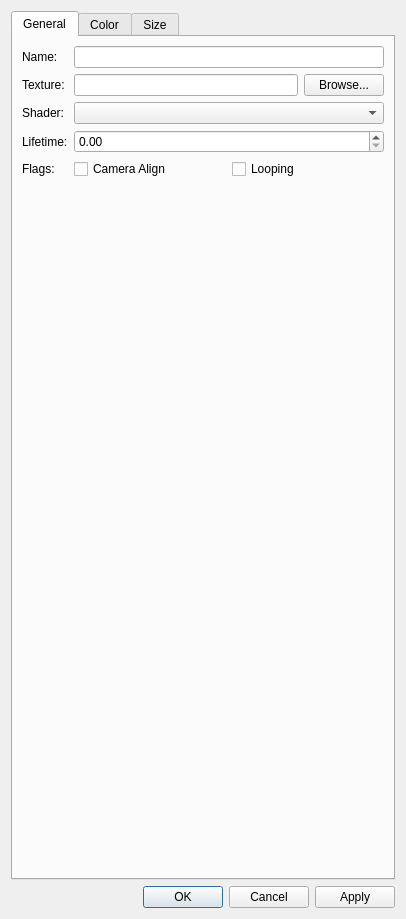
<?xml version="1.0" encoding="UTF-8"?>
<ui version="4.0">
 <class>SphereEditDialog</class>
 <widget class="QDialog" name="SphereEditDialog">
  <property name="windowTitle">
   <string>Sphere Properties</string>
  </property>
  <layout class="QVBoxLayout" name="verticalLayout">
   <item>
    <widget class="QTabWidget" name="tabWidget">
     <property name="currentIndex">
      <number>0</number>
     </property>
     <widget class="QWidget" name="generalTab">
      <attribute name="title">
       <string>General</string>
      </attribute>
      <layout class="QFormLayout" name="generalFormLayout">
       <item row="0" column="0">
        <widget class="QLabel" name="nameLabel">
         <property name="text">
          <string>Name:</string>
         </property>
         <property name="buddy">
          <cstring>nameEdit</cstring>
         </property>
        </widget>
       </item>
       <item row="0" column="1">
      <widget class="QLineEdit" name="nameEdit">
       <property name="maxLength">
        <number>31</number>
       </property>
      </widget>
       </item>
       <item row="1" column="0">
        <widget class="QLabel" name="textureLabel">
         <property name="text">
          <string>Texture:</string>
         </property>
         <property name="buddy">
          <cstring>textureEdit</cstring>
         </property>
        </widget>
       </item>
       <item row="1" column="1">
        <widget class="QWidget" name="textureRow" native="true">
         <layout class="QHBoxLayout" name="textureLayout">
          <property name="leftMargin">
           <number>0</number>
          </property>
          <property name="topMargin">
           <number>0</number>
          </property>
          <property name="rightMargin">
           <number>0</number>
          </property>
          <property name="bottomMargin">
           <number>0</number>
          </property>
          <item>
           <widget class="QLineEdit" name="textureEdit"/>
          </item>
          <item>
           <widget class="QPushButton" name="browseButton">
            <property name="text">
             <string>Browse...</string>
            </property>
           </widget>
          </item>
         </layout>
        </widget>
       </item>
       <item row="2" column="0">
        <widget class="QLabel" name="shaderLabel">
         <property name="text">
          <string>Shader:</string>
         </property>
         <property name="buddy">
          <cstring>shaderCombo</cstring>
         </property>
        </widget>
       </item>
       <item row="2" column="1">
        <widget class="QComboBox" name="shaderCombo"/>
       </item>
       <item row="3" column="0">
        <widget class="QLabel" name="lifetimeLabel">
         <property name="text">
          <string>Lifetime:</string>
         </property>
         <property name="buddy">
          <cstring>lifetimeSpin</cstring>
         </property>
        </widget>
       </item>
       <item row="3" column="1">
        <widget class="QDoubleSpinBox" name="lifetimeSpin">
         <property name="decimals">
          <number>2</number>
         </property>
         <property name="maximum">
          <double>1000.000000000000000</double>
         </property>
        </widget>
       </item>
       <item row="4" column="0">
        <widget class="QLabel" name="flagsLabel">
         <property name="text">
          <string>Flags:</string>
         </property>
        </widget>
       </item>
       <item row="4" column="1">
        <widget class="QWidget" name="flagsRow" native="true">
         <layout class="QHBoxLayout" name="flagsLayout">
          <property name="leftMargin">
           <number>0</number>
          </property>
          <property name="topMargin">
           <number>0</number>
          </property>
          <property name="rightMargin">
           <number>0</number>
          </property>
          <property name="bottomMargin">
           <number>0</number>
          </property>
          <item>
           <widget class="QCheckBox" name="cameraAlignCheck">
            <property name="text">
             <string>Camera Align</string>
            </property>
           </widget>
          </item>
          <item>
           <widget class="QCheckBox" name="loopCheck">
            <property name="text">
             <string>Looping</string>
            </property>
           </widget>
          </item>
         </layout>
        </widget>
       </item>
      </layout>
     </widget>
     <widget class="QWidget" name="colorTab">
      <attribute name="title">
       <string>Color</string>
      </attribute>
      <layout class="QVBoxLayout" name="colorLayout">
       <item>
        <widget class="QGroupBox" name="colorGroup">
         <property name="title">
          <string>Color Keys</string>
         </property>
         <layout class="QVBoxLayout" name="colorGroupLayout">
          <item>
           <widget class="QTableWidget" name="colorKeysTable">
            <property name="editTriggers">
             <set>QAbstractItemView::NoEditTriggers</set>
            </property>
            <property name="selectionMode">
             <enum>QAbstractItemView::ExtendedSelection</enum>
            </property>
            <property name="selectionBehavior">
             <enum>QAbstractItemView::SelectRows</enum>
            </property>
            <property name="sortingEnabled">
             <bool>false</bool>
            </property>
            <column>
             <property name="text">
              <string>Time</string>
             </property>
            </column>
            <column>
             <property name="text">
              <string>R</string>
             </property>
            </column>
            <column>
             <property name="text">
              <string>G</string>
             </property>
            </column>
            <column>
             <property name="text">
              <string>B</string>
             </property>
            </column>
           </widget>
          </item>
          <item>
           <layout class="QHBoxLayout" name="colorButtonsLayout">
            <item>
             <widget class="QPushButton" name="colorAddButton">
              <property name="text">
               <string>Add</string>
              </property>
             </widget>
            </item>
            <item>
             <widget class="QPushButton" name="colorRemoveButton">
              <property name="text">
               <string>Remove</string>
              </property>
             </widget>
            </item>
            <item>
             <widget class="QPushButton" name="colorSortButton">
              <property name="text">
               <string>Sort</string>
              </property>
             </widget>
            </item>
           </layout>
          </item>
         </layout>
        </widget>
       </item>
       <item>
        <widget class="QGroupBox" name="alphaGroup">
         <property name="title">
          <string>Opacity Keys</string>
         </property>
         <layout class="QVBoxLayout" name="alphaGroupLayout">
          <item>
           <widget class="QTableWidget" name="alphaKeysTable">
            <property name="editTriggers">
             <set>QAbstractItemView::NoEditTriggers</set>
            </property>
            <property name="selectionMode">
             <enum>QAbstractItemView::ExtendedSelection</enum>
            </property>
            <property name="selectionBehavior">
             <enum>QAbstractItemView::SelectRows</enum>
            </property>
            <property name="sortingEnabled">
             <bool>false</bool>
            </property>
            <column>
             <property name="text">
              <string>Time</string>
             </property>
            </column>
            <column>
             <property name="text">
              <string>Alpha</string>
             </property>
            </column>
           </widget>
          </item>
          <item>
           <layout class="QHBoxLayout" name="alphaButtonsLayout">
            <item>
             <widget class="QPushButton" name="alphaAddButton">
              <property name="text">
               <string>Add</string>
              </property>
             </widget>
            </item>
            <item>
             <widget class="QPushButton" name="alphaRemoveButton">
              <property name="text">
               <string>Remove</string>
              </property>
             </widget>
            </item>
            <item>
             <widget class="QPushButton" name="alphaSortButton">
              <property name="text">
               <string>Sort</string>
              </property>
             </widget>
            </item>
           </layout>
          </item>
         </layout>
        </widget>
       </item>
       <item>
        <widget class="QGroupBox" name="vectorGroup">
         <property name="title">
          <string>Opacity Vector Keys</string>
         </property>
         <layout class="QVBoxLayout" name="vectorGroupLayout">
          <item>
           <widget class="QWidget" name="vectorFlagsRow" native="true">
            <layout class="QHBoxLayout" name="vectorFlagsLayout">
             <property name="leftMargin">
              <number>0</number>
             </property>
             <property name="topMargin">
              <number>0</number>
             </property>
             <property name="rightMargin">
              <number>0</number>
             </property>
             <property name="bottomMargin">
              <number>0</number>
             </property>
             <item>
              <widget class="QCheckBox" name="useVectorCheck">
               <property name="text">
                <string>Use Opacity Vector</string>
               </property>
              </widget>
             </item>
             <item>
              <widget class="QCheckBox" name="invertVectorCheck">
               <property name="text">
                <string>Invert</string>
               </property>
              </widget>
             </item>
            </layout>
           </widget>
          </item>
          <item>
           <widget class="QTableWidget" name="vectorKeysTable">
            <property name="editTriggers">
             <set>QAbstractItemView::NoEditTriggers</set>
            </property>
            <property name="selectionMode">
             <enum>QAbstractItemView::ExtendedSelection</enum>
            </property>
            <property name="selectionBehavior">
             <enum>QAbstractItemView::SelectRows</enum>
            </property>
            <property name="sortingEnabled">
             <bool>false</bool>
            </property>
            <column>
             <property name="text">
              <string>Time</string>
             </property>
            </column>
            <column>
             <property name="text">
              <string>Intensity</string>
             </property>
            </column>
            <column>
             <property name="text">
              <string>Y</string>
             </property>
            </column>
            <column>
             <property name="text">
              <string>Z</string>
             </property>
            </column>
           </widget>
          </item>
          <item>
           <layout class="QHBoxLayout" name="vectorButtonsLayout">
            <item>
             <widget class="QPushButton" name="vectorAddButton">
              <property name="text">
               <string>Add</string>
              </property>
             </widget>
            </item>
            <item>
             <widget class="QPushButton" name="vectorEditButton">
              <property name="text">
               <string>Edit</string>
              </property>
             </widget>
            </item>
            <item>
             <widget class="QPushButton" name="vectorRemoveButton">
              <property name="text">
               <string>Remove</string>
              </property>
             </widget>
            </item>
            <item>
             <widget class="QPushButton" name="vectorSortButton">
              <property name="text">
               <string>Sort</string>
              </property>
             </widget>
            </item>
           </layout>
          </item>
         </layout>
        </widget>
       </item>
      </layout>
     </widget>
     <widget class="QWidget" name="sizeTab">
      <attribute name="title">
       <string>Size</string>
      </attribute>
      <layout class="QVBoxLayout" name="sizeLayout">
       <item>
        <layout class="QFormLayout" name="extentFormLayout">
         <item row="0" column="0">
          <widget class="QLabel" name="sizeXLabel">
           <property name="text">
            <string>Extent X:</string>
           </property>
           <property name="buddy">
            <cstring>sizeXSpin</cstring>
           </property>
          </widget>
         </item>
         <item row="0" column="1">
          <widget class="QDoubleSpinBox" name="sizeXSpin">
           <property name="decimals">
            <number>2</number>
           </property>
           <property name="maximum">
            <double>10000.000000000000000</double>
           </property>
          </widget>
         </item>
         <item row="1" column="0">
          <widget class="QLabel" name="sizeYLabel">
           <property name="text">
            <string>Extent Y:</string>
           </property>
           <property name="buddy">
            <cstring>sizeYSpin</cstring>
           </property>
          </widget>
         </item>
         <item row="1" column="1">
          <widget class="QDoubleSpinBox" name="sizeYSpin">
           <property name="decimals">
            <number>2</number>
           </property>
           <property name="maximum">
            <double>10000.000000000000000</double>
           </property>
          </widget>
         </item>
         <item row="2" column="0">
          <widget class="QLabel" name="sizeZLabel">
           <property name="text">
            <string>Extent Z:</string>
           </property>
           <property name="buddy">
            <cstring>sizeZSpin</cstring>
           </property>
          </widget>
         </item>
         <item row="2" column="1">
          <widget class="QDoubleSpinBox" name="sizeZSpin">
           <property name="decimals">
            <number>2</number>
           </property>
           <property name="maximum">
            <double>10000.000000000000000</double>
           </property>
          </widget>
         </item>
        </layout>
       </item>
       <item>
        <widget class="QGroupBox" name="scaleGroup">
         <property name="title">
          <string>Scale Keys</string>
         </property>
         <layout class="QVBoxLayout" name="scaleGroupLayout">
          <item>
           <widget class="QTableWidget" name="scaleKeysTable">
            <property name="editTriggers">
             <set>QAbstractItemView::NoEditTriggers</set>
            </property>
            <property name="selectionMode">
             <enum>QAbstractItemView::ExtendedSelection</enum>
            </property>
            <property name="selectionBehavior">
             <enum>QAbstractItemView::SelectRows</enum>
            </property>
            <property name="sortingEnabled">
             <bool>false</bool>
            </property>
            <column>
             <property name="text">
              <string>Time</string>
             </property>
            </column>
            <column>
             <property name="text">
              <string>X</string>
             </property>
            </column>
            <column>
             <property name="text">
              <string>Y</string>
             </property>
            </column>
            <column>
             <property name="text">
              <string>Z</string>
             </property>
            </column>
           </widget>
          </item>
          <item>
           <layout class="QHBoxLayout" name="scaleButtonsLayout">
            <item>
             <widget class="QPushButton" name="scaleAddButton">
              <property name="text">
               <string>Add</string>
              </property>
             </widget>
            </item>
            <item>
             <widget class="QPushButton" name="scaleRemoveButton">
              <property name="text">
               <string>Remove</string>
              </property>
             </widget>
            </item>
            <item>
             <widget class="QPushButton" name="scaleSortButton">
              <property name="text">
               <string>Sort</string>
              </property>
             </widget>
            </item>
           </layout>
          </item>
         </layout>
        </widget>
       </item>
      </layout>
     </widget>
    </widget>
   </item>
   <item>
    <widget class="QDialogButtonBox" name="buttonBox">
     <property name="standardButtons">
      <set>QDialogButtonBox::Apply|QDialogButtonBox::Cancel|QDialogButtonBox::Ok</set>
     </property>
    </widget>
   </item>
  </layout>
 </widget>
 <resources/>
 <connections/>
</ui>
